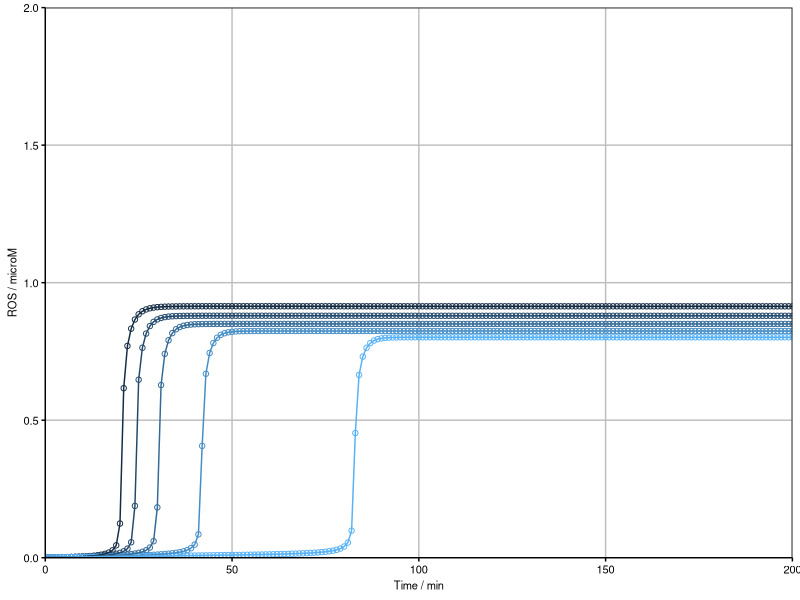
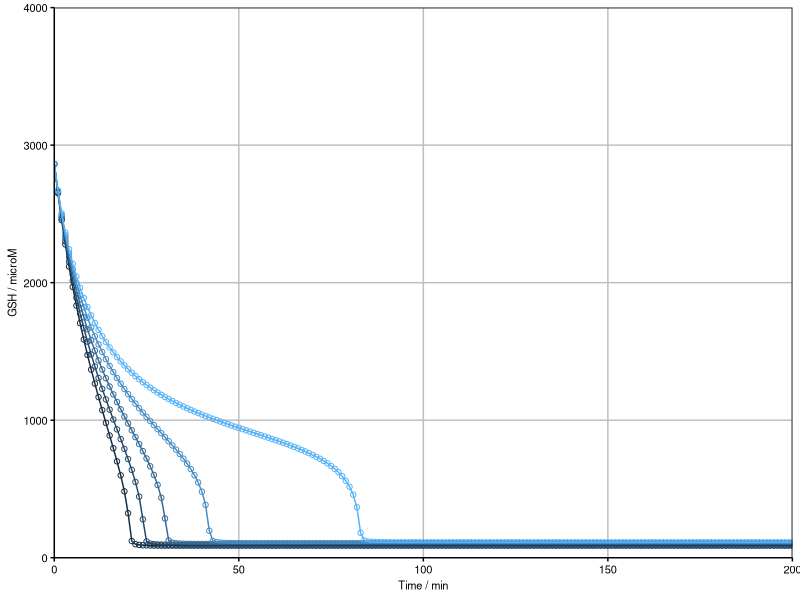
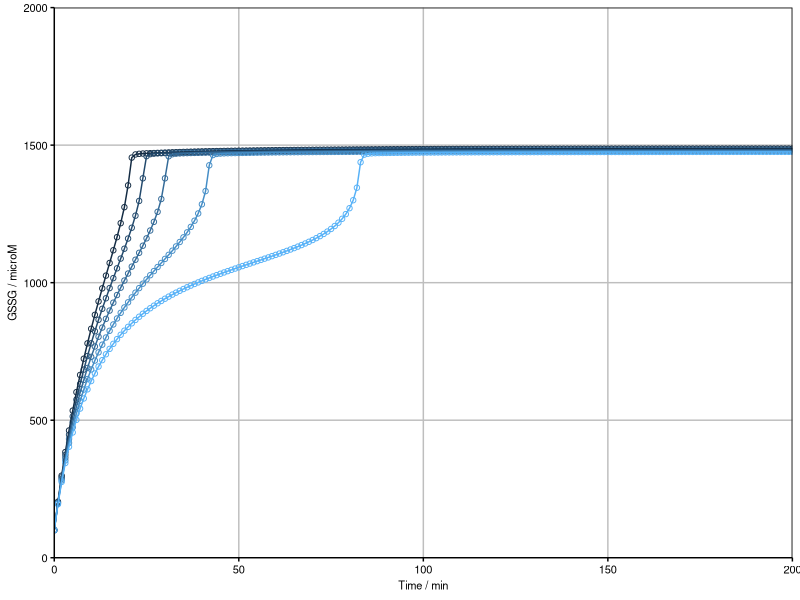
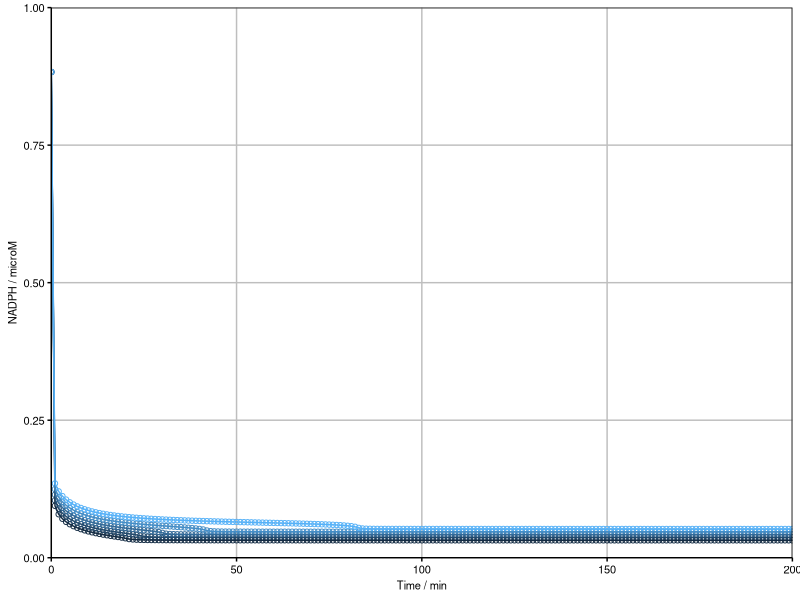
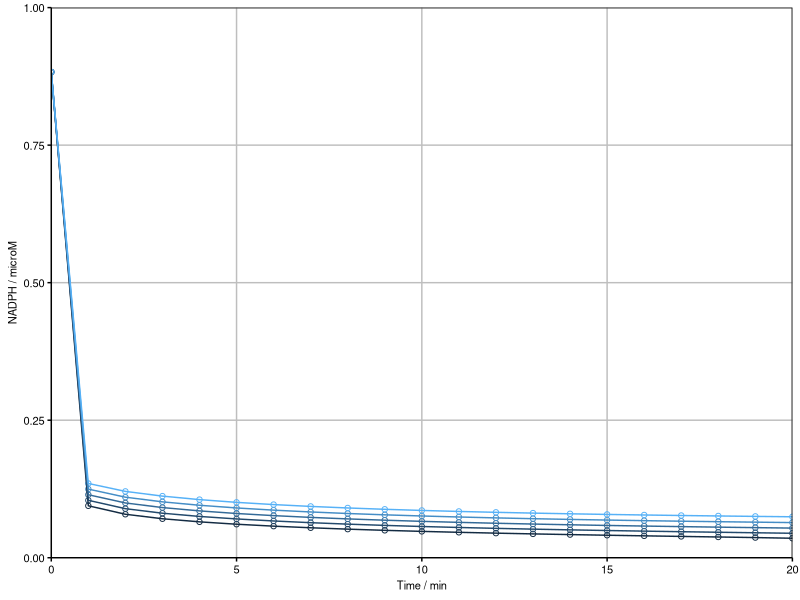
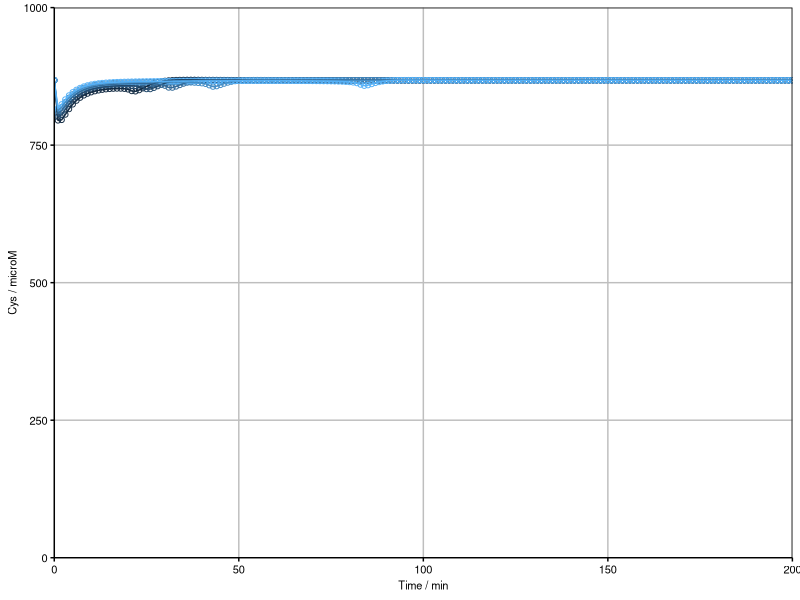
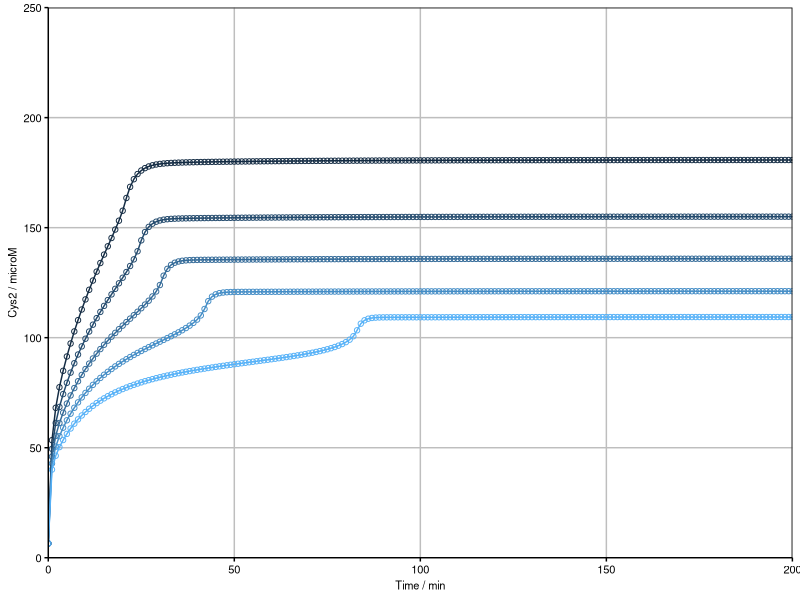
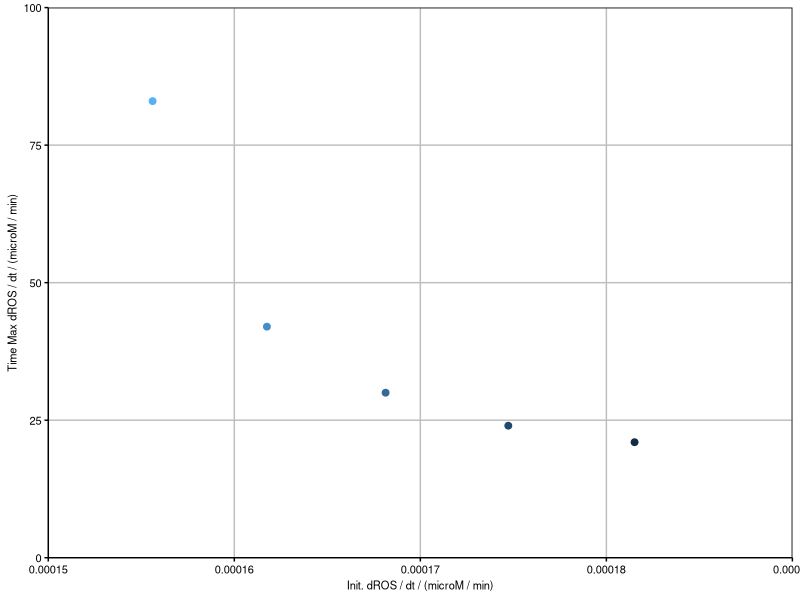

The R script that drew these images, in order:
##### read data
#### set working directory
# setwd("D:/Lab_SHC_files/ROS_model/009_afterDiscussionLCD/Fig1")

#### read data
sol <- read.table("ROS_v6_TimeEvolution_ndsolve_3-2_out.txt", header = TRUE, sep = "\t") 

#### convert from character type to numeric type
sol <- apply(sol, MARGIN = 2, FUN = as.numeric)
sol <- as.data.frame(sol)

##### libraries
library("ggplot2")
library("cowplot")
library("viridis")
library("ggrepel")

##### plot themes
gtheme <- theme(
	axis.line = element_line(color = "black"), 
	axis.ticks = element_line(color = "black"), 
	axis.text = element_text(color = "black", size = 8), 
	axis.title = element_text(color = "black", size = 8), 
	legend.key = element_rect(fill = "white"), 
	legend.text = element_text(color = "black", size = 8), 
	legend.title = element_text(color = "black", size = 8), 
	panel.grid.major = element_line(color = "grey"), 
	panel.grid.minor = element_line(color = NA), 
	panel.background = element_rect(fill = "white"), 
	panel.border = element_rect(fill = NA, color = "black"), 
	plot.title = element_text(color = "black", size = 8),
	strip.background = element_rect(colour = "black", fill = "white"),
	strip.text.x = element_text(color = "black", size = 8),
	strip.text.y = element_text(color = "black", size = 8))
	
##### plot data
#### ROS
p1a <- ggplot(data = sol, aes(x = t, y = ros.t., group = glc, color = glc))
p1b <- p1a + geom_point(shape = 1) + geom_path() + coord_cartesian(xlim = c(0, 200), ylim = c(0, 2))
p1c <- p1b + scale_x_continuous(expand = c(0, 0), name = "Time / min") + scale_y_continuous(expand = c(0, 0), name = "ROS / microM") + scale_color_continuous(name = "Glc / microM", guide = "legend")
p1d <- p1c + gtheme
p1e <- p1d + theme(legend.position = "none")
p1e

leg <- get_legend(p1d)

#### GSH
p2a <- ggplot(data = sol, aes(x = t, y = gsh.t., group = glc, color = glc))
p2b <- p2a + geom_point(shape = 1) + geom_path() + coord_cartesian(xlim = c(0, 200), ylim = c(0, 4000))
p2c <- p2b + scale_x_continuous(expand = c(0, 0), name = "Time / min") + scale_y_continuous(expand = c(0, 0), name = "GSH / microM") + scale_color_continuous(name = "Glc / microM", guide = "legend")
p2d <- p2c + gtheme
p2e <- p2d + theme(legend.position = "none")
p2e

#### GSSG
p3a <- ggplot(data = sol, aes(x = t, y = gssg.t., group = glc, color = glc))
p3b <- p3a + geom_point(shape = 1) + geom_path() + coord_cartesian(xlim = c(0, 200), ylim = c(0, 2000))
p3c <- p3b + scale_x_continuous(expand = c(0, 0), name = "Time / min") + scale_y_continuous(expand = c(0, 0), name = "GSSG / microM") + scale_color_continuous(name = "Glc / microM", guide = "legend")
p3d <- p3c + gtheme
p3e <- p3d + theme(legend.position = "none")
p3e

#### NADPH
p4a <- ggplot(data = sol, aes(x = t, y = nadph.t., group = glc, color = glc))
p4b <- p4a + geom_point(shape = 1) + geom_path() + coord_cartesian(xlim = c(0, 200), ylim = c(0, 1))
p4c <- p4b + scale_x_continuous(expand = c(0, 0), name = "Time / min") + scale_y_continuous(expand = c(0, 0), name = "NADPH / microM") + scale_color_continuous(name = "Glc / microM", guide = "legend")
p4d <- p4c + gtheme
p4e <- p4d + theme(legend.position = "none")
p4e

p4a <- ggplot(data = sol, aes(x = t, y = nadph.t., group = glc, color = glc))
p4b2 <- p4a + geom_point(shape = 1) + geom_path() + coord_cartesian(xlim = c(0, 20), ylim = c(0, 1))
p4c2 <- p4b2 + scale_x_continuous(expand = c(0, 0), name = "Time / min") + scale_y_continuous(expand = c(0, 0), name = "NADPH / microM") + scale_color_continuous(name = "Glc / microM", guide = "legend")
p4d2 <- p4c2 + gtheme
p4e2 <- p4d2 + theme(legend.position = "none")
p4e2

#### Cys
p5a <- ggplot(data = sol, aes(x = t, y = cys.t., group = glc, color = glc))
p5b <- p5a + geom_point(shape = 1) + geom_path() + coord_cartesian(xlim = c(0, 200), ylim = c(0, 1000))
p5c <- p5b + scale_x_continuous(expand = c(0, 0), name = "Time / min") + scale_y_continuous(expand = c(0, 0), name = "Cys / microM") + scale_color_continuous(name = "Glc / microM", guide = "legend")
p5d <- p5c + gtheme
p5e <- p5d + theme(legend.position = "none")
p5e

#### Cys2
p6a <- ggplot(data = sol, aes(x = t, y = cys2.t., group = glc, color = glc))
p6b <- p6a + geom_point(shape = 1) + geom_path() + coord_cartesian(xlim = c(0, 200), ylim = c(0, 250))
p6c <- p6b + scale_x_continuous(expand = c(0, 0), name = "Time / min") + scale_y_continuous(expand = c(0, 0), name = "Cys2 / microM") + scale_color_continuous(name = "Glc / microM", guide = "legend")
p6d <- p6c + gtheme
p6e <- p6d + theme(legend.position = "none")
p6e

#### initial rates and catastrophe time
### initial rates
sol0 <- sol[which(sol$t == 0), "ros..t."] ### very negative ros'[t] due to loss of glc contribution to ros production
sol1 <- sol[which(sol$t == 1), "ros..t."] ### the "initial" rate "after glc deprivation" 
sol2 <- sol[which(sol$t == 1), "gsh..t."]
sol3 <- sol[which(sol$t == 1), "nadph..t."]
sol4 <- sol[which(sol$t == 1), "cys2..t."]
solx <- cbind(sol0, sol1, sol2, sol3, sol4)
colnames(solx) <- c("ros..t.0", "ros..t.1", "gsh..t.1", "nadph..t.1", "cys2..t.1")

### maximal d ros / d t
soly <- NA

for(i in 1:length(unique(sol$glc))){

	tmp <- sol[which(sol$glc == unique(sol$glc)[i]), ]
	soly <- rbind(soly, tmp[which.max(tmp$ros..t.), c("t", "ros..t.", "glc")])
	rm(tmp)

}

soly <- soly[-1, ]
colnames(soly) <- c("tmax", "ros..t.max", "glc")
solz <- cbind(solx, soly)

### plot
p7a <- ggplot(data = solz, aes(x = ros..t.1, y = tmax, color = glc))
p7b <- p7a + geom_point(size = 2) + coord_cartesian(xlim = c(0.00015, 0.00019), ylim = c(0, 100))
p7c <- p7b + scale_x_continuous(expand = c(0, 0), name = "Init. dROS / dt / (microM / min)") + scale_y_continuous(expand = c(0, 0), name = "Time Max dROS / dt / (microM / min)") + scale_color_continuous(name = "Glc / microM", guide = "legend")
p7d <- p7c + gtheme
p7e <- p7d + theme(legend.position = "none")
p7e

p8a <- ggplot(data = solz, aes(x = gsh..t.1, y = tmax, color = glc))
p8b <- p8a + geom_point(size = 2) + coord_cartesian(xlim = c(-215, -175), ylim = c(0, 100))
p8c <- p8b + scale_x_continuous(expand = c(0, 0), name = "Init. dGSH / dt / (microM / min)") + scale_y_continuous(expand = c(0, 0), name = "Time Max dROS / dt / (microM / min)") + scale_color_continuous(name = "Glc / microM", guide = "legend")
p8d <- p8c + gtheme
p8e <- p8d + theme(legend.position = "none")
p8e

p9a <- ggplot(data = solz, aes(x = nadph..t.1, y = tmax, color = glc))
p9b <- p9a + geom_point(size = 2) + coord_cartesian(xlim = c(-0.025, -0.021), ylim = c(0, 100))
p9c <- p9b + scale_x_continuous(expand = c(0, 0), name = "Init. dNADPH / dt / (microM / min)") + scale_y_continuous(expand = c(0, 0), name = "Time Max dROS / dt / (microM / min)") + scale_color_continuous(name = "Glc / microM", guide = "legend")
p9d <- p9c + gtheme
p9e <- p9d + theme(legend.position = "none")
p9e

p10a <- ggplot(data = solz, aes(x = cys2..t.1, y = tmax, color = glc))
p10b <- p10a + geom_point(size = 2) + coord_cartesian(xlim = c(5, 25), ylim = c(0, 100))
p10c <- p10b + scale_x_continuous(expand = c(0, 0), name = "Init. dCys2 / dt / (microM / min)") + scale_y_continuous(expand = c(0, 0), name = "Time Max dROS / dt / (microM / min)") + scale_color_continuous(name = "Glc / microM", guide = "legend")
p10d <- p10c + gtheme
p10e <- p10d + theme(legend.position = "none")
p10e

leg2 <- get_legend(p10d)

##### assemble subplots
ap1a <- plot_grid(p4e, p2e, p4e2, p1e, nrow = 2, align = "hv")#, axis = "tblr")
ap1b <- plot_grid(ap1a, leg, rel_widths = c(8, 2))
ap1b
ggsave2("ROS_v6_TimeEvolution_ndsolve_3-2_plot_1.pdf", width = 5, height = 2.4, units = "in", dpi = 600)

ap1c <- plot_grid(p2e, p3e, p5e, p6e, nrow = 2, align = "hv", axis = "tblr")
ap1d <- plot_grid(ap1c, leg, rel_widths = c(8, 2))
ap1d
ggsave2("ROS_v6_TimeEvolution_ndsolve_3-2_plot_2.pdf", width = 5, height = 2.4, units = "in", dpi = 600)

ap1e <- plot_grid(p7e, p8e, p9e, p10e, ncol = 1)
ap1f <- plot_grid(ap1e, leg2, ncol = 2, rel_widths = c(2, 1))
ggsave2("ROS_v6_TimeEvolution_ndsolve_3-2_plot_3.pdf", width = 3, height = 4.8, units = "in", dpi = 600)
